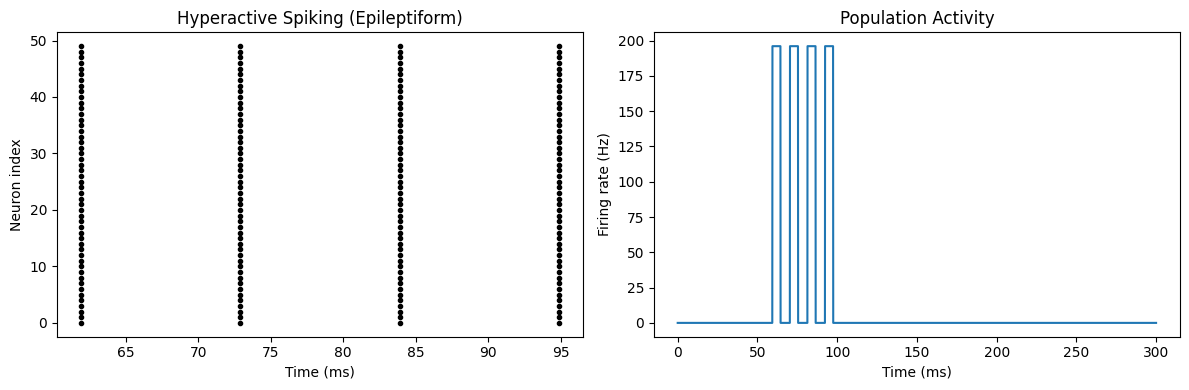

Source code (Python):
# -*- coding: utf-8 -*-
"""Hyperexcitability epilepsy.ipynb

Automatically generated by Colab.

Original file is located at
    https://colab.research.google.com/drive/1pVjOCFf0ZxJesiXdwYWFk6hQXFNb5w_8
"""

!pip install brian2 matplotlib

from brian2 import *
import matplotlib.pyplot as plt

start_scope()

# ---------------- PARAMETERS ----------------
N = 50
tau = 10*ms
w = 0.9   # high excitatory weight → hyperactivity

# ---------------- MODEL ----------------
eqs = '''
dv/dt = (-v + I) / tau : 1
I : 1
'''

# ---------------- NEURONS ----------------
G = NeuronGroup(N, eqs, threshold='v>1', reset='v=0', method='exact')
G.v = 'rand()'
G.I = 0

# ---------------- SYNAPSES ----------------
S = Synapses(G, G, on_pre='v_post += w')
S.connect(p=0.2)

# ---------------- MONITORS ----------------
spike_mon = SpikeMonitor(G)
rate_mon = PopulationRateMonitor(G)

# ---------------- STIMULUS ----------------
@network_operation(dt=1*ms)
def stimulus(t):
    if 50*ms < t < 100*ms:
        G.I = 1.5   # brief trigger
    else:
        G.I = 0

# ---------------- RUN ----------------
run(300*ms)

# ---------------- PLOTS ----------------
plt.figure(figsize=(12,4))

# Spike raster
plt.subplot(121)
plt.plot(spike_mon.t/ms, spike_mon.i, '.k')
plt.xlabel('Time (ms)')
plt.ylabel('Neuron index')
plt.title('Hyperactive Spiking (Epileptiform)')

# Population firing rate
plt.subplot(122)
plt.plot(rate_mon.t/ms, rate_mon.smooth_rate(window='flat', width=5*ms)/Hz)
plt.xlabel('Time (ms)')
plt.ylabel('Firing rate (Hz)')
plt.title('Population Activity')

plt.tight_layout()
plt.show()
